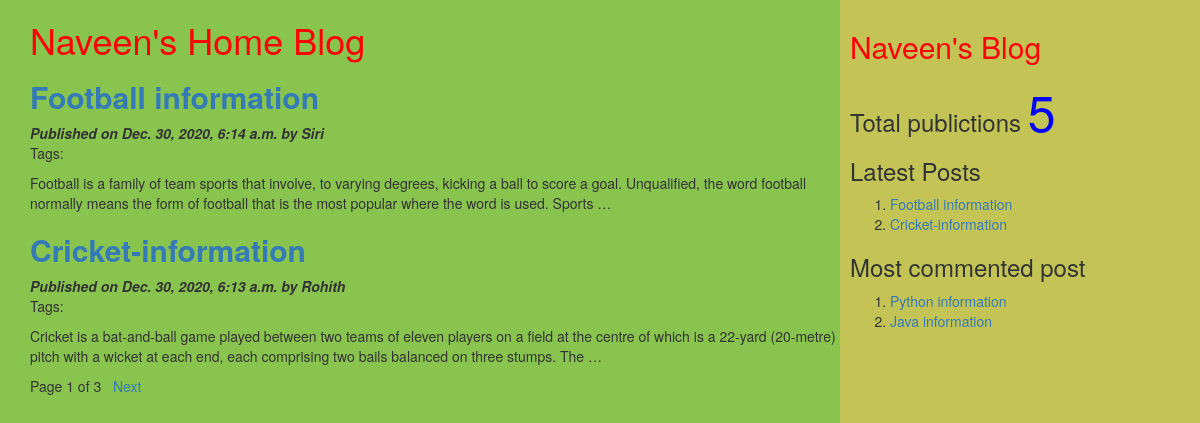
The page / on the database its author committed.
### myApp/models.py (models this page shows, shortened)
class Post(models.Model):
          tags=TaggableManager()
          STATUS_CHOICES=(('draft','Draft'),('published','Published'))
          title=models.CharField(max_length=256)
          slug=models.SlugField(max_length=264,unique_for_date='publish')
          author=models.ForeignKey(User,related_name='blog_posts',on_delete= models.CASCADE)
          body=models.TextField()
          publish=models.DateTimeField(default=timezone.now)
          created=models.DateTimeField(auto_now_add=True)
          updated=models.DateTimeField(auto_now=True)
          status= models.CharField(max_length=10,choices=STATUS_CHOICES,default='draft')
          objects=CustomManager()
          class Meta:
                ordering=('-publish',)
          def get_absolute_url(self):
                return reverse('post_detail',args=[self.publish.year,self.publish.strftime('%m'),self.publish.strftime('%d'),self.slug])

### myApp/views.py (the view)
# urls.py: url(r'^$',views.post_list_view),
def post_list_view(request,tag_slug=None):
    post_list=Post.objects.all()
    tag=None
    if tag_slug:
        tag=get_object_or_404(Tag,slug=tag_slug)#provided slug
        post_list=post_list.filter(tags__in=[tag])
    paginator=Paginator(post_list,2) #step1
    page_number=request.GET.get('page') #step2
    try:
       post_list=paginator.page(page_number) #step2
    except PageNotAnInteger:
       post_list=paginator.page(1) #step 3
    except EmptyPage:
      post_list=paginator.page(paginator.num_pages) #step 4
    d={'post_list':post_list,'tag':tag}
    return render(request,'myApp/post_list.html',d)

### myApp/models.py (called while the page is built)
    def get_queryset(self):
        return super().get_queryset().filter(status='published')

### myApp/templatetags/mytags.py (called while the page is built)
@register.simple_tag
def total_posts():
    return Post.objects.count()

@register.inclusion_tag('myApp/latest_post.html')
def show_latest_posts(count=3):
    latest_posts=Post.objects.order_by('-publish')[:count]
    return {'latest_posts':latest_posts}

@register.simple_tag
def get_most_commented_posts(count=2):
    return Post.objects.annotate(total_comments=Count('comments')).order_by('-total_comments')[:count]

### templates/myApp/post_list.html (shortened to what this page needs)
<html>
    {%extends 'myApp/parent.html'%}
        {%block content_block%}
        <h1 style="color:red">Naveen's Home Blog</h1>
        {%for post in post_list%}
        <a href="{{post.get_absolute_url}}"><h2><b>{{post.title}}</b></h2></a>
        <i><b>Published on {{post.publish}} by {{post.author|title}}</b></i>
        <p>Tags:{{post.tags.all|join:','}}</p>
        {{post.body|truncatewords:40|linebreaks}}
        {%endfor%}
        {%include 'myApp/pagination.html' with page=post_list%}
        {%endblock%}

### templates/myApp/parent.html (shortened to what this page needs)
<html>
{%load mytags%}
    <head>
        <link rel="stylesheet" href="https://maxcdn.bootstrapcdn.com/bootstrap/3.3.7/css/bootstrap.min.css">
    </head>
    <body>
        <div class="content" style="width:70%;float:left;background-color:89c44f;height:300%;padding:0 0 0 30px">
              {%block content_block%}
              {%endblock%}
        </div>
        <div class="sidebar" style="width:30%;float:right;background-color:#c4c456;height:300%;padding:10px">
            <h2 style='font:bold;color:red'>Naveen's Blog</h2>
            <h3>Total publictions
              <span style="color:blue;font-size:50px">
              {%total_posts%}</span>
              <h3>Latest Posts</h3>
              {% show_latest_posts 2 %}
              <h3>Most commented post</h3>
              {%get_most_commented_posts as m%}
              <ol>
                {%for post in m%}
                <li><a href="{{post.get_absolute_url}}">{{post.title}}</a></li>
                {%endfor%}
              </ol>
            </h3>
        </div>
    </body>
</html>

### templates/myApp/latest_post.html
<html lang="en" dir="ltr">
  <body>
    <ol>
    {%for post in latest_posts%}
    <li><a href="{{post.get_absolute_url}}">{{post.title}}</a></li>
    {%endfor%}
    </ol>
  </body>
</html>

### rows shown on the page
Post: title "Football information", publish "Dec. 30, 2020, 6:14 a.m.", author "Siri", body "Football is a family of team sports that involve, to varying degrees, kicking a ball to score a goal. Unqualified, the word football normally means the form of football that is the most popular where the word is used. Sports …"
Post: title "Cricket-information", publish "Dec. 30, 2020, 6:13 a.m.", author "Rohith", body "Cricket is a bat-and-ball game played between two teams of eleven players on a field at the centre of which is a 22-yard (20-metre) pitch with a wicket at each end, each comprising two bails balanced on three stumps. The …"
Post: title "Python information"
Post: title "Java information"

### other values the page prints
{{ page.number }} "1"
{{ page.paginator.num_pages }} "3"
